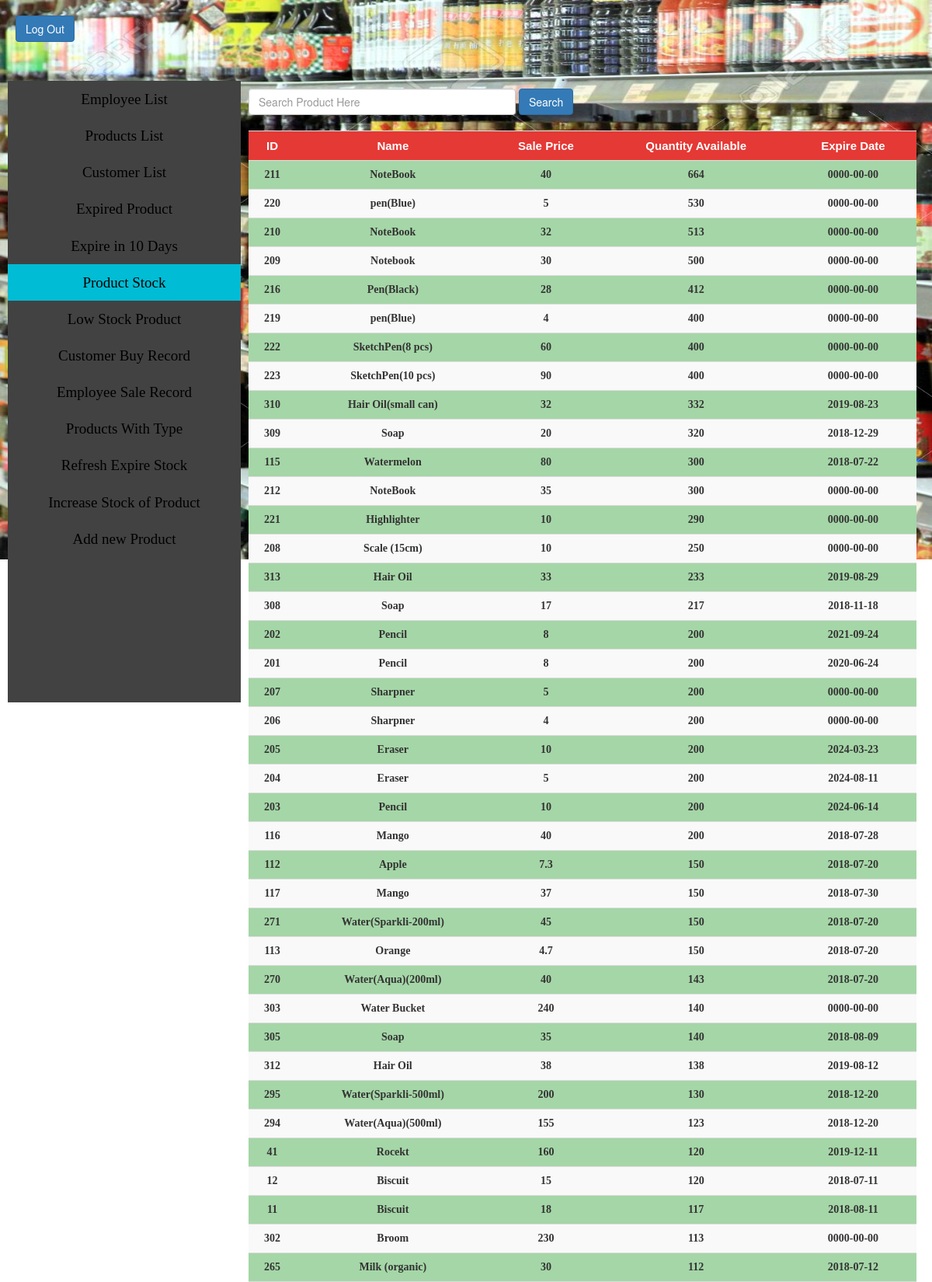
Screenshot of /SHOP/stock.php (upper part) with the database file from the repository.
### tables this page shows
create table stock
(
	st_id int,
    st_name varchar(128),
    st_comp varchar(128),
    st_type varchar(30),
    st_quen double,
    foreign key (st_id)  references products(pro_id) 
);

create table products 
(
	pro_id int,
	pro_name varchar(128),
    pro_manu_date date not null,
    pro_expire_dat date ,
    pro_pur_price float,
    pro_sal_price float,    
    primary key(pro_id)
);

### SHOP/stock.php (the view, shortened to what this page needs)
<!DOCTYPE html>
<html lang="en">
  <head>
	    <link rel="stylesheet" type="text/css" href="admincss.css">
      <link href="css/bootstrap.min.css" rel="stylesheet">
  </head>
  <body>
  <?php
    require 'connect.inc.php';
    $query="select products.pro_id,products.pro_name,st_quen ,pro_sal_price,pro_expire_dat from products join stock on products.pro_id=stock.st_id order by st_quen desc";
    $empnm=$query_run="";
    if(isset($_POST['searchbtn']))
    {
      $empnm=$_POST['empsearch'];
      $query="select products.pro_id,products.pro_name,st_quen ,pro_sal_price,pro_expire_dat from products join stock on products.pro_id=stock.st_id where products.pro_name like '%$empnm%' ";
      if (empty($_POST["empsearch"]))
      {
          $query="select products.pro_id,products.pro_name,st_quen ,pro_sal_price,pro_expire_dat from products join stock on products.pro_id=stock.st_id order by st_quen desc";
      }
    }
    else
    {
      $query="select products.pro_id,products.pro_name,st_quen ,pro_sal_price,pro_expire_dat from products join stock on products.pro_id=stock.st_id order by st_quen desc";
    }
    $query_run=mysqli_query($conn,$query);
  ?>
    <a href="index.php"><input type="button" class="btn btn-primary" value="Log Out" id="lgout"></a>
    <br><br>
    <ul class="nav">
      <li><a href="AdminPage.php" >Employee List</a></li>
      <li><a href="products.php">Products List</a></li>
      <li><a href="customer.php">Customer List</a></li>
      <li><a href="expired.php" >Expired Product</a></li>
      <li><a href="expire.php" >Expire in 10 Days</a></li>
      <li><a href="stock.php" class="active">Product Stock</a></li>
      <li><a href="lowstock.php">Low Stock Product</a></li>
      <li><a href="custrecord.php">Customer Buy Record</a></li>
      <li><a href="emprecord.php">Employee Sale Record</a></li>
      <li><a href="producttype.php">Products With Type </a></li>
      <li><a href="refresh.php">Refresh Expire Stock</a></li>
      <li><a href="instk.php">Increase Stock of Product</a></li>
      <li><a href="newpro.php">Add new Product</a></li>
    </ul>
    <div class="sidebar">
          <form class="form-inline" action="stock.php" method="POST">
                    <input type="text" name="empsearch" size="40" class="form-control"  placeholder="Search Product Here">
                    <button type="submit" class="btn btn-primary nav-button" name="searchbtn" value="<?php echo $empnm; ?>">Search</button>
          </form><br>
          <table class="table table-striped">
            <tr>
              <td class="head"> ID </td>
              <td class="head"> Name </td>
              <td class="head"> Sale Price </th>
              <td class="head"> Quantity Available </th>
              <td class="head"> Expire Date </th>
            </tr>
            <?php while($row=mysqli_fetch_assoc($query_run)):?>
            <tr>
                <td><?php echo $row['pro_id']?></td>
                <td><?php echo $row['pro_name']?></td>
                <td><?php echo $row['pro_sal_price']?></td>
                <td><?php echo $row['st_quen']?></td>
                <td><?php echo $row['pro_expire_dat']?></td>
            </tr>
          <?php endwhile;?>
          </table>
    </div>
  </body>
</html>

### SHOP/admincss.css (style rules this page uses)
body { background-image:url(shop2.jpg); font-size: 10px; height: 100px; background-size: 1600px 720px; background-attachment: fixed; background-repeat:no-repeat; font-family:serif; }
#lgout { margin: 20px 0px 20px 20px; }
ul.nav { list-style-type: none; float: left; top: 5px; width: 25%; overflow: auto; height: 800%; margin: 10px; padding: 0px; background-color: #424242; }
td { text-align:center; font-size: 14px; font-weight: bold; font-family: comic sans ms; }
.head { font-weight: bolder; font-size: 15px; font-family: Helvetica; color: white; text-align: center; background-color:#E53935; }
tr:nth-child(even) { background: #A5D6A7; }
.nav li a { display: block; text-decoration: none; text-align: center; color: black; padding: 5px; font-size: 19px; font-family: verdana; }
.sidebar { margin-left: 25%; padding: 20px; height:800%; }
.active { background-color: #00BCD4; color: red; }

### rows the page displays
stock: st_id.pro_id "211", st_id.pro_name "NoteBook", st_id.pro_sal_price "40", st_quen "664", st_id.pro_expire_dat "0000-00-00"
stock: st_id.pro_id "220", st_id.pro_name "pen(Blue)", st_id.pro_sal_price "5", st_quen "530", st_id.pro_expire_dat "0000-00-00"
stock: st_id.pro_id "210", st_id.pro_name "NoteBook", st_id.pro_sal_price "32", st_quen "513", st_id.pro_expire_dat "0000-00-00"
stock: st_id.pro_id "209", st_id.pro_name "Notebook", st_id.pro_sal_price "30", st_quen "500", st_id.pro_expire_dat "0000-00-00"
stock: st_id.pro_id "216", st_id.pro_name "Pen(Black)", st_id.pro_sal_price "28", st_quen "412", st_id.pro_expire_dat "0000-00-00"
stock: st_id.pro_id "219", st_id.pro_name "pen(Blue)", st_id.pro_sal_price "4", st_quen "400", st_id.pro_expire_dat "0000-00-00"
stock: st_id.pro_id "222", st_id.pro_name "SketchPen(8 pcs)", st_id.pro_sal_price "60", st_quen "400", st_id.pro_expire_dat "0000-00-00"
stock: st_id.pro_id "223", st_id.pro_name "SketchPen(10 pcs)", st_id.pro_sal_price "90", st_quen "400", st_id.pro_expire_dat "0000-00-00"
stock: st_id.pro_id "310", st_id.pro_name "Hair Oil(small can)", st_id.pro_sal_price "32", st_quen "332", st_id.pro_expire_dat "2019-08-23"
stock: st_id.pro_id "309", st_id.pro_name "Soap", st_id.pro_sal_price "20", st_quen "320", st_id.pro_expire_dat "2018-12-29"
stock: st_id.pro_id "115", st_id.pro_name "Watermelon", st_id.pro_sal_price "80", st_quen "300", st_id.pro_expire_dat "2018-07-22"
stock: st_id.pro_id "212", st_id.pro_name "NoteBook", st_id.pro_sal_price "35", st_quen "300", st_id.pro_expire_dat "0000-00-00"
stock: st_id.pro_id "221", st_id.pro_name "Highlighter", st_id.pro_sal_price "10", st_quen "290", st_id.pro_expire_dat "0000-00-00"
stock: st_id.pro_id "208", st_id.pro_name "Scale (15cm)", st_id.pro_sal_price "10", st_quen "250", st_id.pro_expire_dat "0000-00-00"
stock: st_id.pro_id "313", st_id.pro_name "Hair Oil", st_id.pro_sal_price "33", st_quen "233", st_id.pro_expire_dat "2019-08-29"
stock: st_id.pro_id "308", st_id.pro_name "Soap", st_id.pro_sal_price "17", st_quen "217", st_id.pro_expire_dat "2018-11-18"
stock: st_id.pro_id "202", st_id.pro_name "Pencil", st_id.pro_sal_price "8", st_quen "200", st_id.pro_expire_dat "2021-09-24"
stock: st_id.pro_id "201", st_id.pro_name "Pencil", st_id.pro_sal_price "8", st_quen "200", st_id.pro_expire_dat "2020-06-24"
stock: st_id.pro_id "207", st_id.pro_name "Sharpner", st_id.pro_sal_price "5", st_quen "200", st_id.pro_expire_dat "0000-00-00"
stock: st_id.pro_id "206", st_id.pro_name "Sharpner", st_id.pro_sal_price "4", st_quen "200", st_id.pro_expire_dat "0000-00-00"
stock: st_id.pro_id "205", st_id.pro_name "Eraser", st_id.pro_sal_price "10", st_quen "200", st_id.pro_expire_dat "2024-03-23"
stock: st_id.pro_id "204", st_id.pro_name "Eraser", st_id.pro_sal_price "5", st_quen "200", st_id.pro_expire_dat "2024-08-11"
stock: st_id.pro_id "203", st_id.pro_name "Pencil", st_id.pro_sal_price "10", st_quen "200", st_id.pro_expire_dat "2024-06-14"
stock: st_id.pro_id "116", st_id.pro_name "Mango", st_id.pro_sal_price "40", st_quen "200", st_id.pro_expire_dat "2018-07-28"
stock: st_id.pro_id "112", st_id.pro_name "Apple", st_id.pro_sal_price "7.3", st_quen "150", st_id.pro_expire_dat "2018-07-20"
stock: st_id.pro_id "117", st_id.pro_name "Mango", st_id.pro_sal_price "37", st_quen "150", st_id.pro_expire_dat "2018-07-30"
stock: st_id.pro_id "271", st_id.pro_name "Water(Sparkli-200ml)", st_id.pro_sal_price "45", st_quen "150", st_id.pro_expire_dat "2018-07-20"
stock: st_id.pro_id "113", st_id.pro_name "Orange", st_id.pro_sal_price "4.7", st_quen "150", st_id.pro_expire_dat "2018-07-20"
stock: st_id.pro_id "270", st_id.pro_name "Water(Aqua)(200ml)", st_id.pro_sal_price "40", st_quen "143", st_id.pro_expire_dat "2018-07-20"
stock: st_id.pro_id "303", st_id.pro_name "Water Bucket", st_id.pro_sal_price "240", st_quen "140", st_id.pro_expire_dat "0000-00-00"
stock: st_id.pro_id "305", st_id.pro_name "Soap", st_id.pro_sal_price "35", st_quen "140", st_id.pro_expire_dat "2018-08-09"
stock: st_id.pro_id "312", st_id.pro_name "Hair Oil", st_id.pro_sal_price "38", st_quen "138", st_id.pro_expire_dat "2019-08-12"
stock: st_id.pro_id "295", st_id.pro_name "Water(Sparkli-500ml)", st_id.pro_sal_price "200", st_quen "130", st_id.pro_expire_dat "2018-12-20"
stock: st_id.pro_id "294", st_id.pro_name "Water(Aqua)(500ml)", st_id.pro_sal_price "155", st_quen "123", st_id.pro_expire_dat "2018-12-20"
stock: st_id.pro_id "41", st_id.pro_name "Rocekt", st_id.pro_sal_price "160", st_quen "120", st_id.pro_expire_dat "2019-12-11"
stock: st_id.pro_id "12", st_id.pro_name "Biscuit", st_id.pro_sal_price "15", st_quen "120", st_id.pro_expire_dat "2018-07-11"
stock: st_id.pro_id "11", st_id.pro_name "Biscuit", st_id.pro_sal_price "18", st_quen "117", st_id.pro_expire_dat "2018-08-11"
stock: st_id.pro_id "302", st_id.pro_name "Broom", st_id.pro_sal_price "230", st_quen "113", st_id.pro_expire_dat "0000-00-00"
stock: st_id.pro_id "265", st_id.pro_name "Milk (organic)", st_id.pro_sal_price "30", st_quen "112", st_id.pro_expire_dat "2018-07-12"
